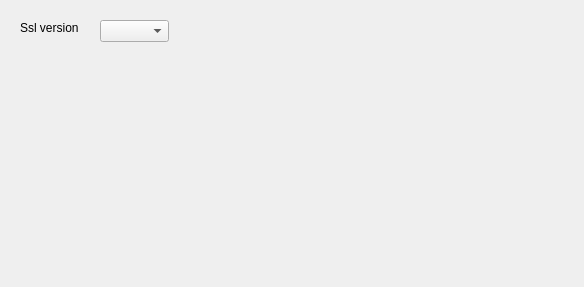
<?xml version="1.0" encoding="UTF-8"?>
<ui version="4.0">
 <class>SAKSslSocketCommonConfiguration</class>
 <widget class="QWidget" name="SAKSslSocketCommonConfiguration">
  <property name="geometry">
   <rect>
    <x>0</x>
    <y>0</y>
    <width>584</width>
    <height>287</height>
   </rect>
  </property>
  <property name="windowTitle">
   <string>Ssl socket parameters settings</string>
  </property>
  <widget class="QLabel" name="label">
   <property name="geometry">
    <rect>
     <x>20</x>
     <y>20</y>
     <width>81</width>
     <height>16</height>
    </rect>
   </property>
   <property name="text">
    <string>Ssl version</string>
   </property>
  </widget>
  <widget class="QComboBox" name="comboBox">
   <property name="geometry">
    <rect>
     <x>100</x>
     <y>20</y>
     <width>69</width>
     <height>22</height>
    </rect>
   </property>
  </widget>
 </widget>
 <resources/>
 <connections/>
</ui>
